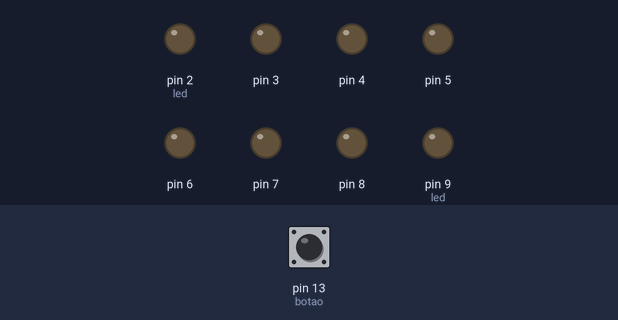
Recording of a sketch running on a simulated Arduino Uno, built with avr-gcc and run on an emulated ATmega328P. On the bench: output pins drawn as LEDs (lit = HIGH). The test bench sets the inputs (shaded band); at power-on: pin 13 (botao) HIGH.

Above: at 0.5 s.
At 1.2 s:
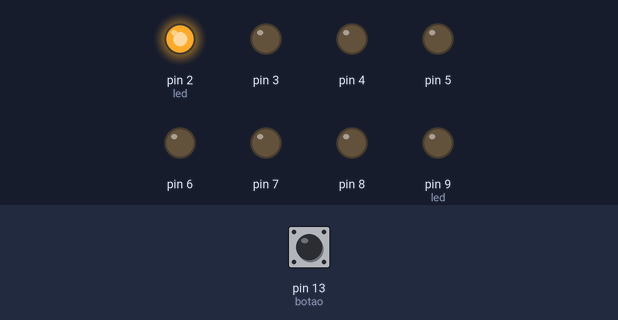
At 1.7 s:
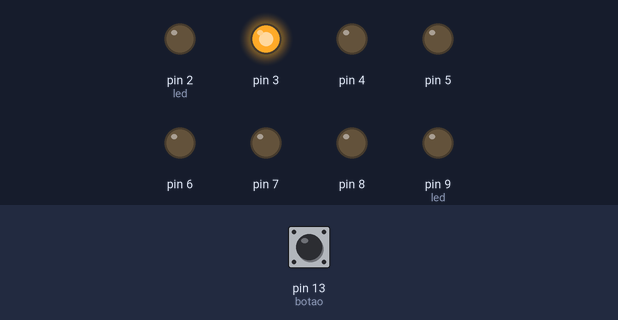
At 2.7 s:
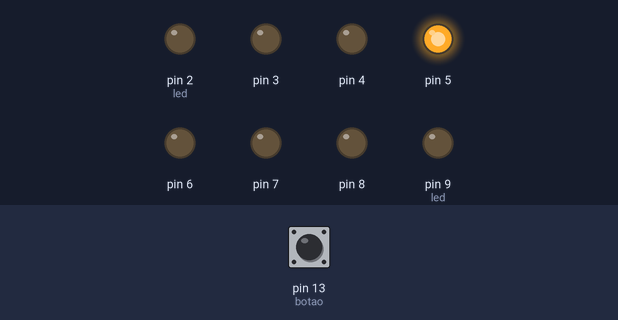
At 3.7 s:
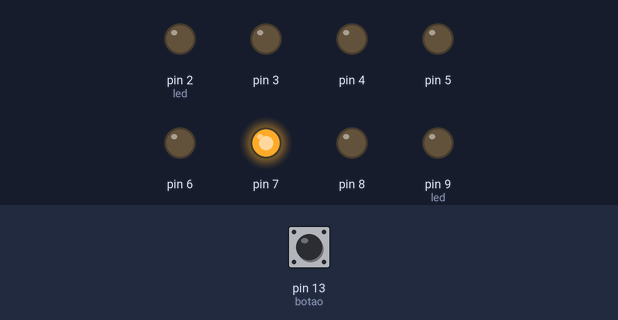
At 4.7 s:
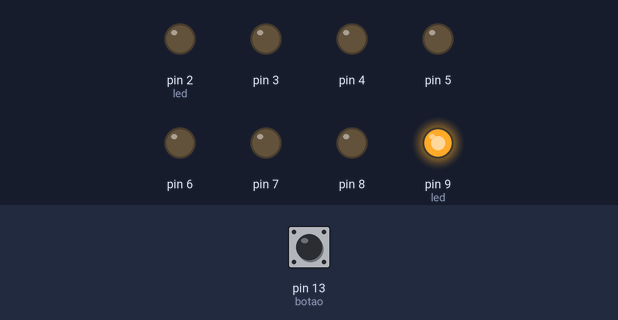
Timing chart, 0 to 5.9 s (numbered marks = the images above):
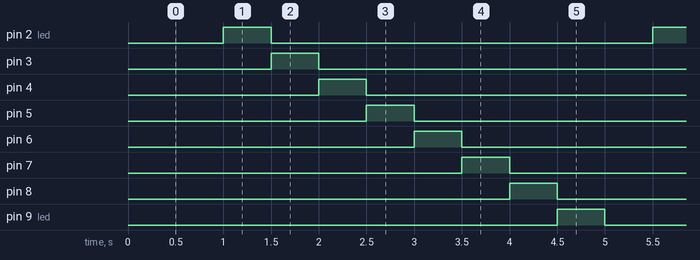

Measured:
- by itself, pin 2 (led), pin 3–8, pin 9 (led): alternates HIGH for 0.50 s and LOW for 4.0 s
- by itself, everything shown: repeats every 4.5 s, in 16 steps

The sketch:

_8LEDSBOTAO.ino
```cpp
int led;
int botao = 13;

void setup() {

  for (int i = 2; i <= 9; i++) {
    pinMode(i, OUTPUT);
  }
  pinMode(botao, INPUT);
}

void loop() {

  digitalWrite(led, HIGH);
  delay(500);
  digitalWrite(led, LOW);

  if (digitalRead(botao) == LOW) {
    if (led < 2) {
      led = 9;
    } else {
      led --;
    }
  }
  else {
    if (led > 9) {
      led = 2;
    } else {
      led++;
    }
  }
}
```
